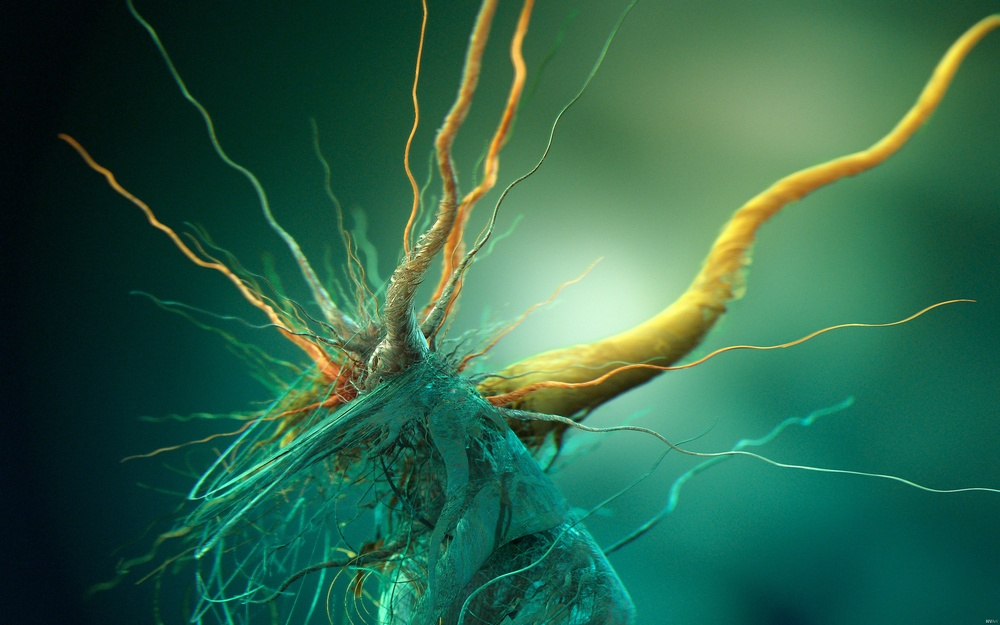
//> input picture cpp/cuda/src/nvida_samples/common/data/Growth_of_cubic_bacteria_25x16.jpg, 1000 x 625 px, shrunk from 2560 x 1600 before the run
$ ./ConvexHull ../../../cuda/src/nvida_samples/common/data/Growth_of_cubic_bacteria_25x16.jpg   (built with g++ and OpenCV 4)
//> lines starting //> are read from the running program, lines starting //| are printed output that depends on the picture; after the words box and inside, x2 and y2 are one past the last pixel; in counts of white or black regions, pixels touching at a corner belong together
#include <iostream>
#include <stdio.h>
#include <stdlib.h>

#include <opencv2/highgui/highgui.hpp>
#include <opencv2/imgproc/imgproc.hpp>

using namespace cv;
using namespace std;

Mat src;
Mat src_gray;
int thresh = 100;
int max_thresh = 255;
RNG rng(12345);

void thresh_callback( int, void* );

int main( int argc, char** argv)
{
    src = imread( argv[1], 1 );
//> src is the input picture: 625 rows x 1000 cols, CV_8UC3; mean B, G, R 74.3, 100.3, 45.6

    cvtColor( src, src_gray, CV_BGR2GRAY );
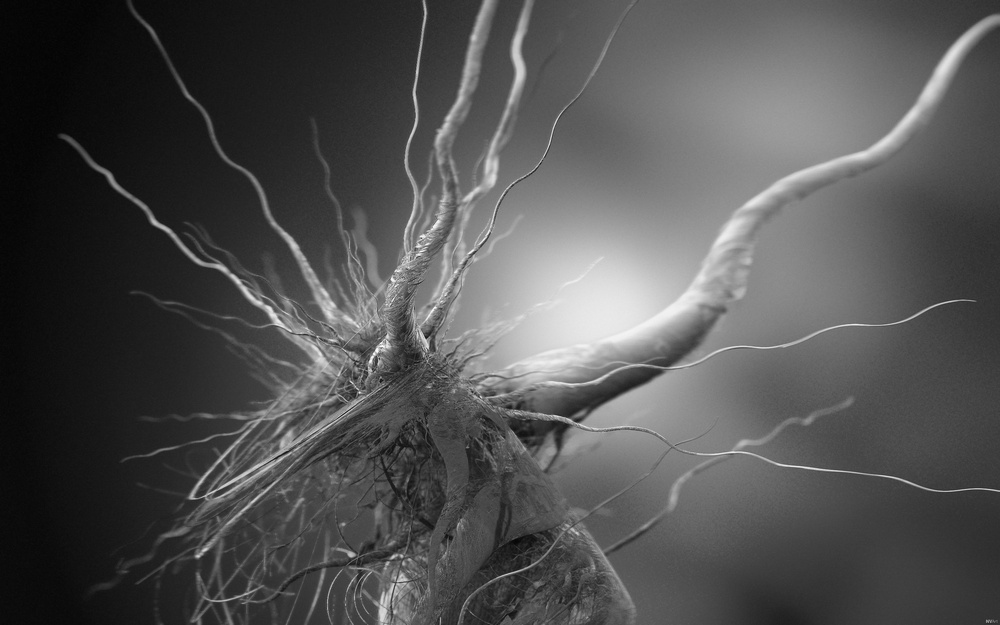
//> src_gray: 625 rows x 1000 cols, CV_8UC1; min 3, max 251, mean 81
    blur( src_gray, src_gray, Size(3, 3) );

    // create window
    char* source_window = "Source";
    namedWindow( source_window, CV_WINDOW_AUTOSIZE );
    imshow( source_window, src );

    createTrackbar( " Threshold: ", "Source", &thresh, max_thresh, thresh_callback );
    thresh_callback(0, 0);

    waitKey(0);
    return 0;
}


void thresh_callback( int, void* )
{
    Mat src_copy = src.clone();
    Mat threshold_output;
    vector<vector<Point> > contours;
    vector<Vec4i> hierarchy;

    // detect edges using Threshold
    threshold( src_gray, threshold_output, thresh, 255, THRESH_BINARY );
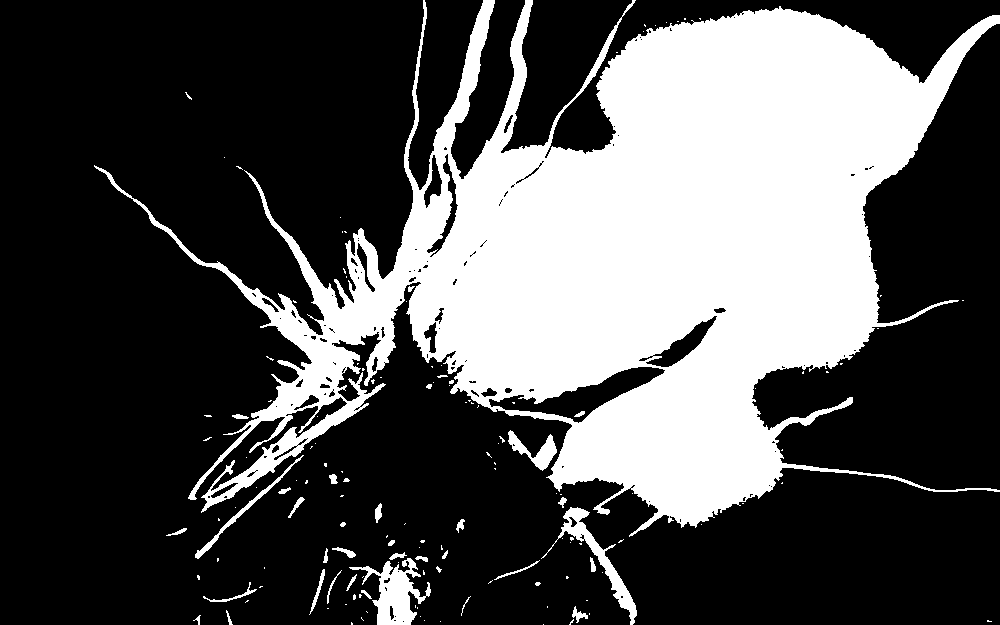
//> threshold_output: 625 rows x 1000 cols, CV_8UC1; 31.8% white; 144 white regions (107 under 20 px)

    // find contours
    findContours( threshold_output, contours, hierarchy, CV_RETR_TREE, CV_CHAIN_APPROX_SIMPLE, Point(0, 0) );
//> contours = 288 contours, 223 with area under 20; largest, box (x1, y1, x2, y2) and area: (94, 0, 1000, 537) 194707, (488, 366, 666, 424) 3342, (349, 558, 431, 625) 2064, (541, 507, 637, 625) 1494, (645, 315, 718, 368) 1124

    // find convex hull object for each contour
    vector<vector<Point> > hull( contours.size() );
//> hull = 288 empty contours
    for ( int i = 0; i < contours.size(); i++ )
    {
        convexHull( Mat(contours[i]), hull[i], false);
    }
//> after the loop, hull = 288 contours, 218 with area under 20; largest, box (x1, y1, x2, y2) and area: (94, 0, 1000, 537) 422168, (541, 507, 637, 625) 5454, (488, 366, 666, 424) 4793, (349, 558, 431, 625) 3734, (426, 153, 459, 258) 1745

    // find contours + hull results
    Mat drawing = Mat::zeros( threshold_output.size(), CV_8UC3 );
    for ( int i = 0; i < contours.size(); i++ )
    {
        Scalar color = Scalar( rng.uniform(0, 255), rng.uniform(0, 255), rng.uniform(0, 255));
        drawContours( drawing, contours, i, color, 1, 8, vector<Vec4i>(), 0, Point() );
        drawContours( drawing, hull, i, color, 1, 8, vector<Vec4i>(), 0, Point() );
    }
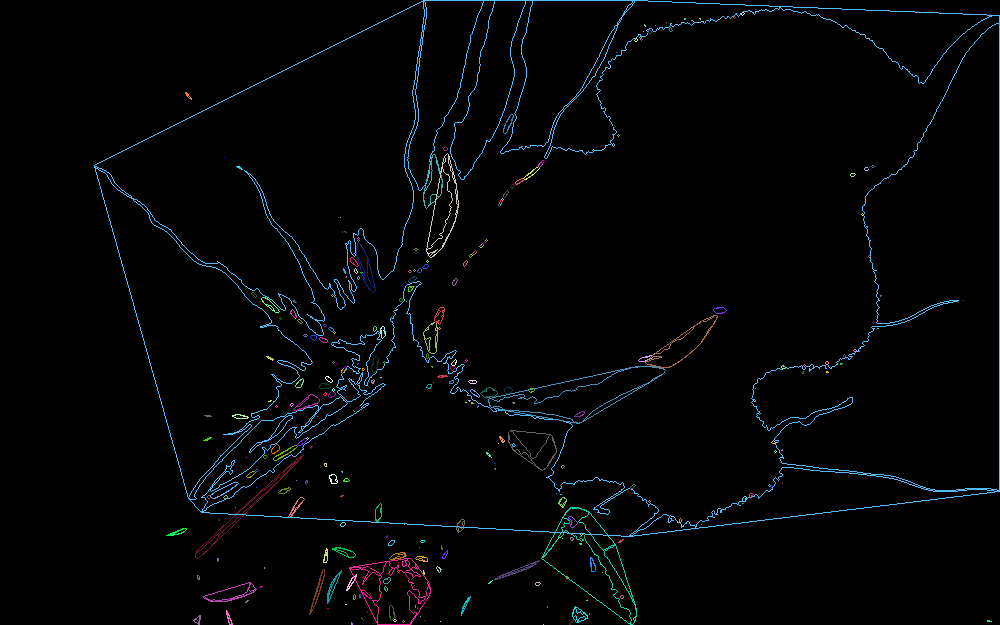
//> drawing: 625 rows x 1000 cols, CV_8UC3; mean B, G, R 5.6, 4.4, 2.7

    namedWindow( "Hull Demo", CV_WINDOW_AUTOSIZE );
    imshow( "Hull Demo", drawing );
}

$ run again, on cpp/cuda/src/nvida_samples/common/data/flower.ppm
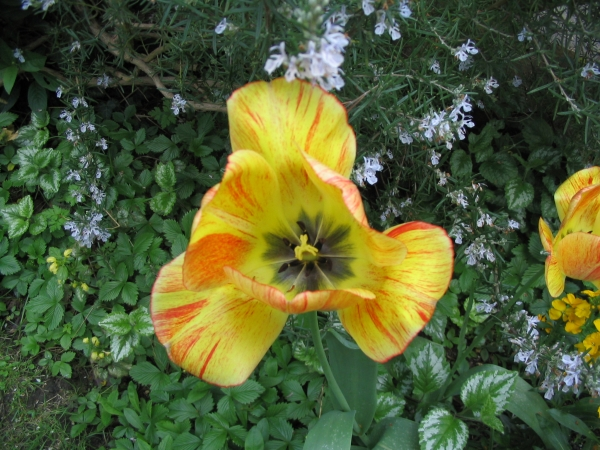
//> input picture cpp/cuda/src/nvida_samples/common/data/flower.ppm, 600 x 450 px
//> src is the input picture: 450 rows x 600 cols, CV_8UC3; mean B, G, R 52.7, 94.5, 83.8
//> in thresh_callback, `threshold( src_gray, threshold_output, thresh, 255, THRESH_BINARY );`:
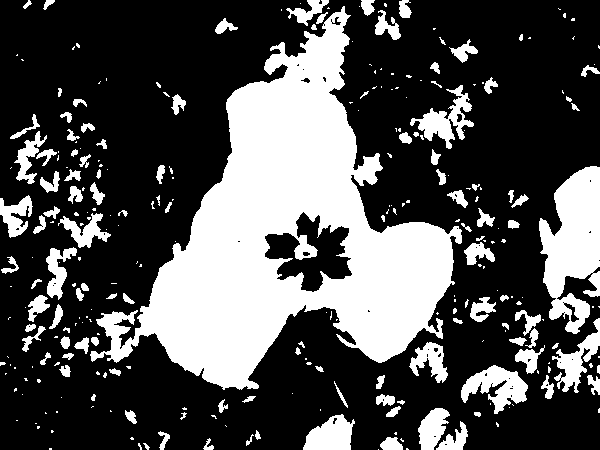
//> threshold_output: 450 rows x 600 cols, CV_8UC1; 31.2% white; 284 white regions (166 under 20 px)
//> contours = 330 contours, 227 with area under 20; largest, box (x1, y1, x2, y2) and area: (90, 6, 462, 390) 58573, (539, 166, 600, 334) 6342, (264, 211, 353, 293) 3773, (461, 365, 528, 414) 1518, (410, 85, 474, 149) 1286
//> in thresh_callback, `vector<vector<Point> > hull( contours.size() );`: hull = 330 empty contours
//> after the loop in thresh_callback, `for ( int i = 0; i < contours.size(); i++ )`: hull = 330 contours, 219 with area under 20; largest, box (x1, y1, x2, y2) and area: (90, 6, 462, 390) 88316, (539, 166, 600, 334) 7998, (264, 211, 353, 293) 5378, (410, 85, 474, 149) 2506, (461, 365, 528, 414) 2267
//> after the loop in thresh_callback, `for ( int i = 0; i < contours.size(); i++ )`:
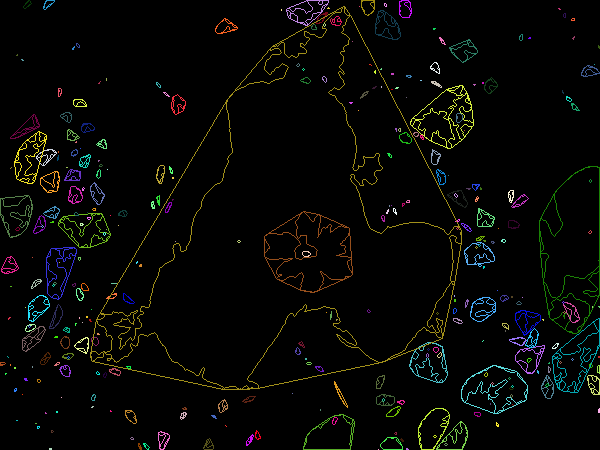
//> drawing: 450 rows x 600 cols, CV_8UC3; mean B, G, R 5.2, 7.4, 6.8

$ run again, on cpp/cuda/src/nvida_samples/common/data/person.ppm
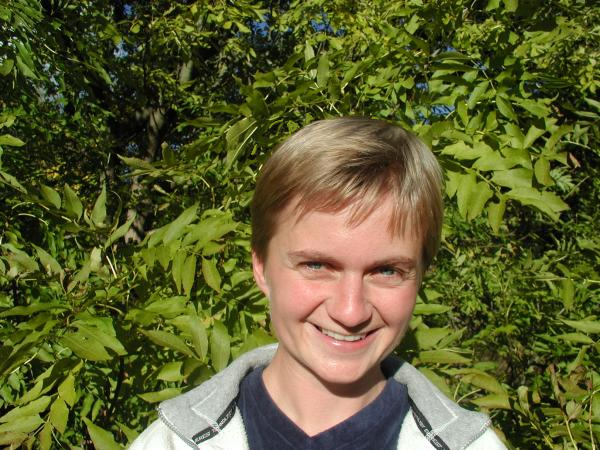
//> input picture cpp/cuda/src/nvida_samples/common/data/person.ppm, 600 x 450 px
//> src is the input picture: 450 rows x 600 cols, CV_8UC3; mean B, G, R 47.4, 94.7, 92.8
//> in thresh_callback, `threshold( src_gray, threshold_output, thresh, 255, THRESH_BINARY );`:
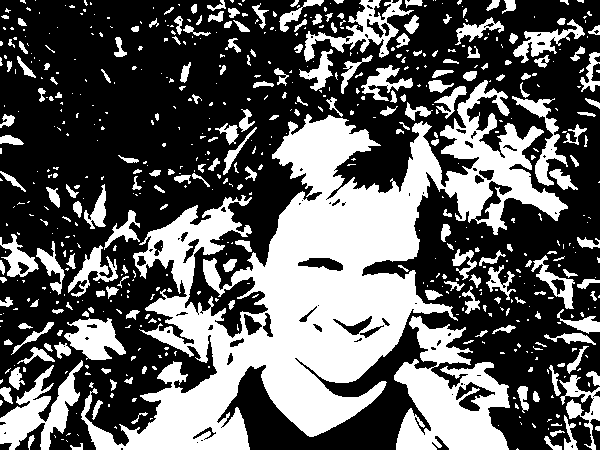
//> threshold_output: 450 rows x 600 cols, CV_8UC1; 37.3% white; 613 white regions (405 under 20 px)
//> contours = 714 contours, 523 with area under 20; largest, box (x1, y1, x2, y2) and area: (81, 80, 568, 450) 59367, (394, 316, 510, 450) 8643, (0, 360, 83, 450) 2766, (304, 0, 414, 62) 1896, (64, 318, 126, 360) 1486
//> in thresh_callback, `vector<vector<Point> > hull( contours.size() );`: hull = 714 empty contours
//> after the loop in thresh_callback, `for ( int i = 0; i < contours.size(); i++ )`: hull = 714 contours, 494 with area under 20; largest, box (x1, y1, x2, y2) and area: (81, 80, 568, 450) 112882, (394, 316, 510, 450) 12670, (0, 360, 83, 450) 4792, (304, 0, 414, 62) 4686, (512, 96, 568, 186) 3073
//> after the loop in thresh_callback, `for ( int i = 0; i < contours.size(); i++ )`:
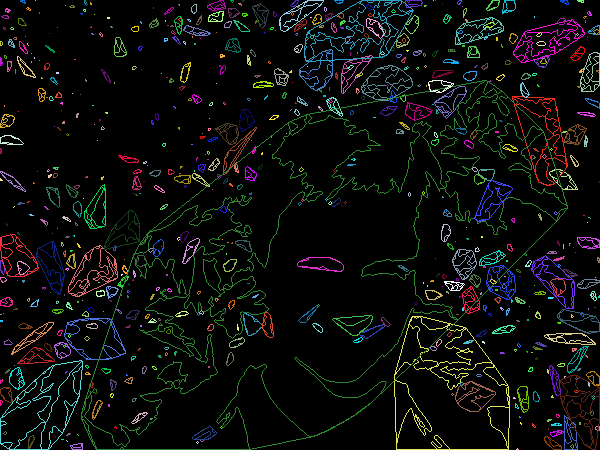
//> drawing: 450 rows x 600 cols, CV_8UC3; mean B, G, R 11.9, 13.3, 11.8
